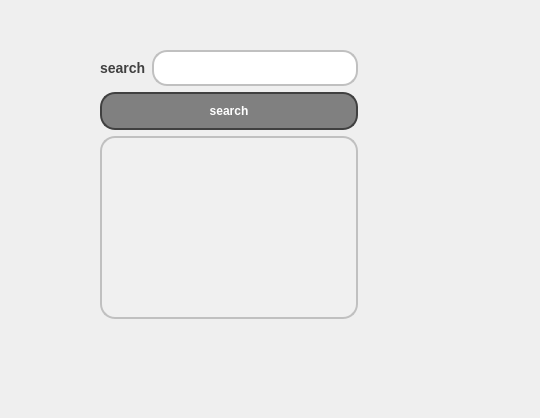
<?xml version="1.0" encoding="UTF-8"?>
<ui version="4.0">
 <class>search</class>
 <widget class="QDialog" name="search">
  <property name="geometry">
   <rect>
    <x>0</x>
    <y>0</y>
    <width>540</width>
    <height>418</height>
   </rect>
  </property>
  <property name="windowTitle">
   <string>Dialog</string>
  </property>
  <widget class="QWidget" name="layoutWidget">
   <property name="geometry">
    <rect>
     <x>100</x>
     <y>50</y>
     <width>258</width>
     <height>269</height>
    </rect>
   </property>
   <layout class="QVBoxLayout" name="verticalLayout_2">
    <item>
     <layout class="QVBoxLayout" name="verticalLayout">
      <item>
       <layout class="QHBoxLayout" name="horizontalLayout">
        <item>
         <widget class="QLabel" name="label">
          <property name="styleSheet">
           <string notr="true">QLabel {
    color: #404040; /* Text color */
    font-family: &quot;Arial&quot;, sans-serif; /* Replace with your preferred font family */
    font-size: 14px; /* Font size */
    font-weight: bold; /* Bold text */
}
</string>
          </property>
          <property name="text">
           <string>search</string>
          </property>
         </widget>
        </item>
        <item>
         <widget class="QLineEdit" name="lineEdit_search_text">
          <property name="styleSheet">
           <string notr="true">QLineEdit {
    background-color: #FFFFFF; /* Default background color */
    border: 2px solid #C0C0C0; /* Border color */
    border-radius: 15px; /* Curved corners */
    color: #404040; /* Text color */
    padding: 8px; /* Padding for content */
    box-shadow: 2px 2px 5px rgba(0, 0, 0, 0.5); /* Shadow effect */
    font-weight: bold; /* Set font to bold */
}

QLineEdit:hover {
    background-color: #F0F0F0; /* Lighter background color on hover */
    border: 2px solid #A0A0A0; /* Darker border on hover */
}

QLineEdit:focus {
    border: 2px solid #606060; /* Even darker border when focused */
}
</string>
          </property>
         </widget>
        </item>
       </layout>
      </item>
      <item>
       <widget class="QPushButton" name="pushButton_search">
        <property name="styleSheet">
         <string notr="true">QPushButton {
    background-color: #808080; /* Default button color (gray) */
    border: 2px solid #404040; /* Border color darker than the button color */
    border-radius: 15px; /* Curved corners */
    color: white; /* Text color */
    padding: 10px 20px; /* Padding for content */
    box-shadow: 2px 2px 5px rgba(0, 0, 0, 0.5); /* Shadow effect */
    font-weight: bold; /* Set font to bold */
}

QPushButton:hover {
    background-color: #404040; /* Darker color on hover */
}

QPushButton:pressed {
    background-color: #202020; /* Even darker color on click */
    box-shadow: 1px 1px 2px rgba(0, 0, 0, 0.5); /* Adjusted shadow on click */
}
</string>
        </property>
        <property name="text">
         <string>search</string>
        </property>
       </widget>
      </item>
     </layout>
    </item>
    <item>
     <widget class="QTextBrowser" name="textBrowser_resualt">
      <property name="styleSheet">
       <string notr="true">QTextBrowser {
    background-color: #F0F0F0; /* Background color */
    border: 2px solid #C0C0C0; /* Border color */
    border-radius: 15px; /* Curved corners */
    color: #404040; /* Text color */
    padding: 10px; /* Padding for content */
    box-shadow: 2px 2px 5px rgba(0, 0, 0, 0.5); /* Shadow effect */
    font-weight: bold; /* Set font to bold */
}

QTextBrowser::hover {
    border: 2px solid #A0A0A0; /* Darker border on hover */
}

QTextBrowser::focus {
    border: 2px solid #606060; /* Even darker border when focused */
}
</string>
      </property>
     </widget>
    </item>
   </layout>
  </widget>
 </widget>
 <resources/>
 <connections/>
</ui>
